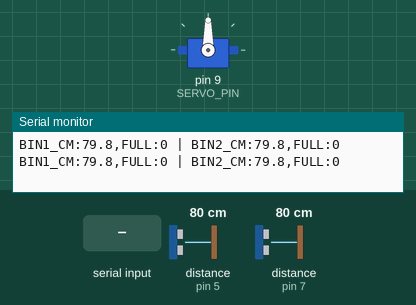
Simulated run of this sketch. Board: Arduino Uno, built with avr-gcc and run on an emulated ATmega328P. Shown: servo, the last lines printed to the serial monitor. Wiring (inferred from the names in the program): 2 × ultrasonic range finder: trigger pin 4, echo pin 5 / trigger pin 6, echo pin 7. The inputs (shaded band) are chosen by the test bench; at power-on: distance to the obstacle (sensors on pin 5, pin 7) 80 cm. The echo pulse lasts 58.3 µs per cm.

Above: at 1.2 s.
1.3 s: "L" received over Serial
At 1.9 s:
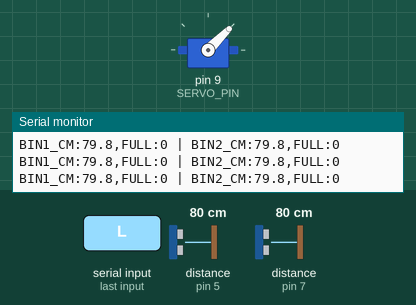
3.6 s: "R" received over Serial
At 4.1 s:
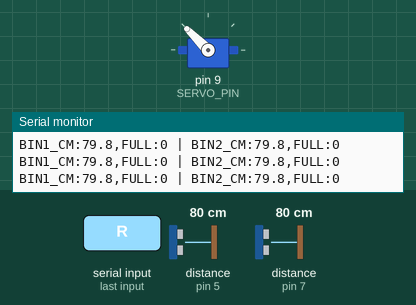
Timing chart, 0 to 6.6 s (numbered marks = the images above; inputs shaded):
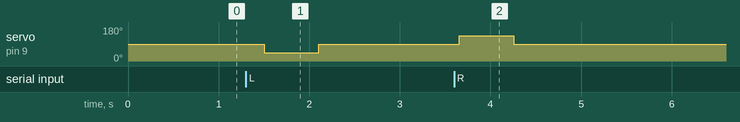

The sketch:

cen425.ino
```cpp
#include <Servo.h>

// -------------------- PINS --------------------
const int SERVO_PIN = 9;

// Bin 1 ultrasonic
const int TRIG1_PIN = 6;
const int ECHO1_PIN = 7;

// Bin 2 ultrasonic
const int TRIG2_PIN = 4;
const int ECHO2_PIN = 5;

// -------------------- SERVO SETTINGS --------------------
// "Home" is center/neutral where nothing is pushed
const int HOME_ANGLE = 90;

// Move exactly 45 degrees from HOME
const int DELTA_ANGLE = 45;
const int LEFT_ANGLE  = HOME_ANGLE - DELTA_ANGLE;   // 45° to left
const int RIGHT_ANGLE = HOME_ANGLE + DELTA_ANGLE;   // 45° to right

// How long to hold at side so it actually pushes the item
const unsigned long PUSH_HOLD_MS = 600;
const unsigned long RETURN_HOLD_MS = 450;

// -------------------- ULTRASONIC SETTINGS --------------------
const int SAMPLES = 5;

// Full threshold in cm (tune this!)
// Example: if sensor is mounted at top looking down,
// smaller distance means more full. E.g., <= 8cm means full.
const float FULL_THRESHOLD_CM = 8.0;

// How often to print fill levels
const unsigned long REPORT_PERIOD_MS = 400;
unsigned long lastReportMs = 0;

Servo sorter;

// ---------- Ultrasonic helper ----------
long readPulseMicros(int trigPin, int echoPin) {
  digitalWrite(trigPin, LOW);
  delayMicroseconds(2);

  digitalWrite(trigPin, HIGH);
  delayMicroseconds(10);
  digitalWrite(trigPin, LOW);

  // 30ms timeout ~ 5m max (safe)
  return pulseIn(echoPin, HIGH, 30000);
}

float microsToCm(long us) {
  if (us <= 0) return -1.0f;
  return us / 58.2f;
}

// Take 5 readings and average ONLY valid ones
float averageDistanceCm(int trigPin, int echoPin) {
  float sum = 0.0;
  int valid = 0;

  for (int i = 0; i < SAMPLES; i++) {
    long us = readPulseMicros(trigPin, echoPin);
    float cm = microsToCm(us);

    if (cm > 0 && cm < 400) { // ignore out-of-range junk
      sum += cm;
      valid++;
    }
    delay(25); // small gap between pings
  }

  if (valid == 0) return -1.0f;
  return sum / valid;
}

// ---------- Servo helper ----------
void moveServoTo(int angle) {
  sorter.write(angle);
}

void pushLeft45() {
  moveServoTo(LEFT_ANGLE);
  delay(PUSH_HOLD_MS);
  moveServoTo(HOME_ANGLE);
  delay(RETURN_HOLD_MS);
}

void pushRight45() {
  moveServoTo(RIGHT_ANGLE);
  delay(PUSH_HOLD_MS);
  moveServoTo(HOME_ANGLE);
  delay(RETURN_HOLD_MS);
}

// -------------------- SETUP --------------------
void setup() {
  pinMode(TRIG1_PIN, OUTPUT);
  pinMode(ECHO1_PIN, INPUT);

  pinMode(TRIG2_PIN, OUTPUT);
  pinMode(ECHO2_PIN, INPUT);

  sorter.attach(SERVO_PIN);
  sorter.write(HOME_ANGLE);

  Serial.begin(115200);
  Serial.println("READY");
  Serial.println("Commands: L=push left 45deg, R=push right 45deg, H=home");
}

// -------------------- LOOP --------------------
void loop() {
  // 1) Commands from Raspberry Pi (or Serial Monitor)
  if (Serial.available() > 0) {
    char c = Serial.read();

    if (c == 'L') {
      pushLeft45();
      Serial.println("SORTED:L");
    } else if (c == 'R') {
      pushRight45();
      Serial.println("SORTED:R");
    } else if (c == 'H') {
      moveServoTo(HOME_ANGLE);
      Serial.println("SERVO:HOME");
    }
  }

  // 2) Periodic fill measurement for both bins
  unsigned long now = millis();
  if (now - lastReportMs >= REPORT_PERIOD_MS) {
    lastReportMs = now;

    float bin1_cm = averageDistanceCm(TRIG1_PIN, ECHO1_PIN);
    float bin2_cm = averageDistanceCm(TRIG2_PIN, ECHO2_PIN);

    bool bin1_full = (bin1_cm > 0 && bin1_cm <= FULL_THRESHOLD_CM);
    bool bin2_full = (bin2_cm > 0 && bin2_cm <= FULL_THRESHOLD_CM);

    // Print in a simple parseable format for Raspberry Pi
    Serial.print("BIN1_CM:");
    Serial.print(bin1_cm, 1);
    Serial.print(",FULL:");
    Serial.print(bin1_full ? 1 : 0);

    Serial.print(" | BIN2_CM:");
    Serial.print(bin2_cm, 1);
    Serial.print(",FULL:");
    Serial.println(bin2_full ? 1 : 0);
  }
}
```

Measured:
- after the input at 1.3 s, servo on pin 9 (SERVO_PIN): 90° → 45° after 0.20 s, → 90° 0.60 s later
- after the input at 3.6 s, servo on pin 9 (SERVO_PIN): 90° → 135° after 0.06 s, → 90° 0.60 s later
